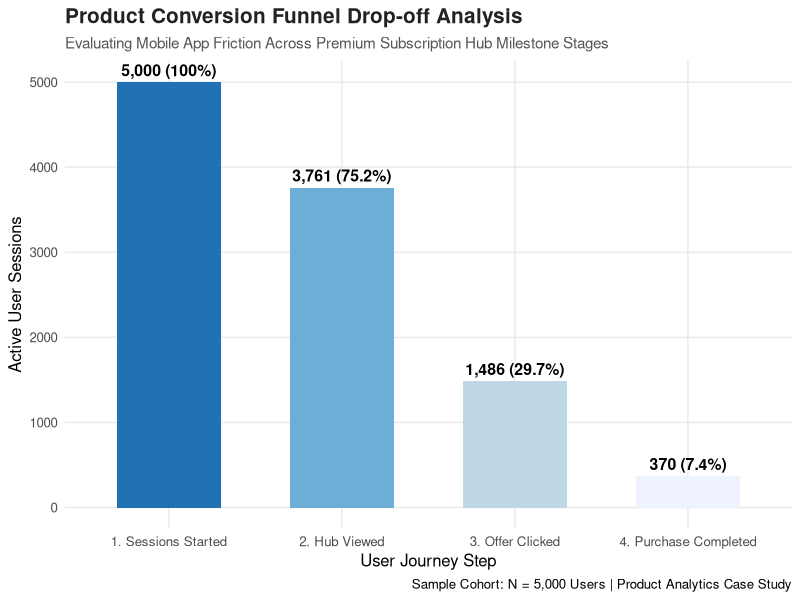
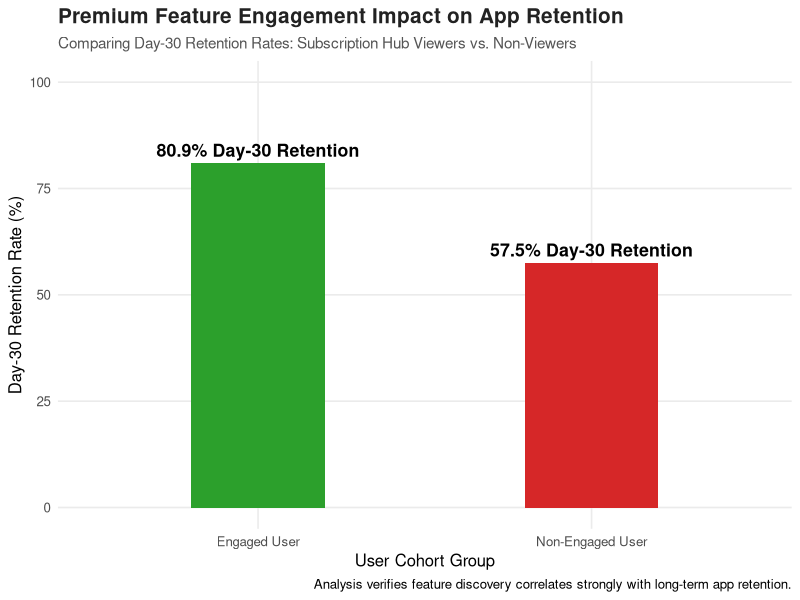
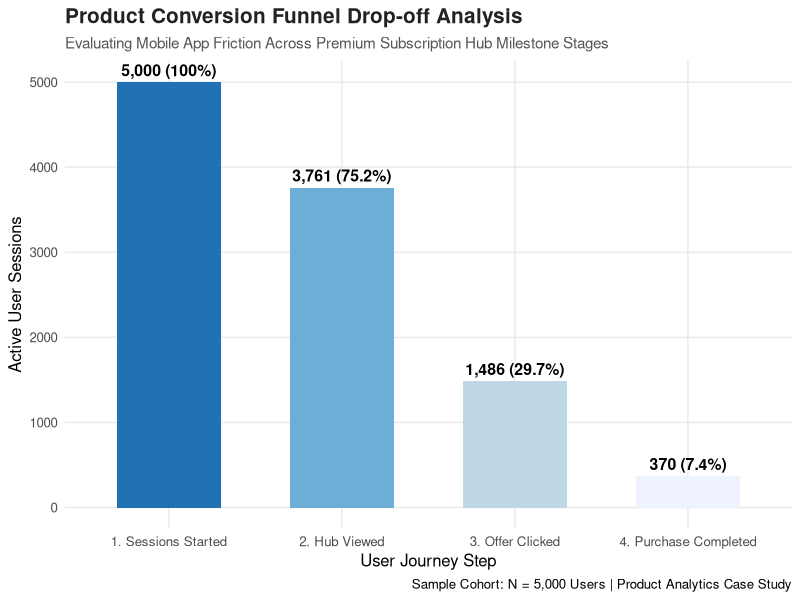

The R script that drew these images, in order: (Note: this script raises an error after producing the figures.)
# Mobile App Feature Engagement & Retention Analysis
# Product Analytics Case Study: Premium Subscription Hub Launch

# Load necessary packages
library(tidyverse)
library(scales)

setwd("C:/Users/Brighton/OneDrive/Documents/GitHub/Mobile-Feature-Engagement-Analysis")

# ==========================================
# 1. DATA SIMULATION (Building Event Logs)
# ==========================================
set.seed(42) # Ensures reproducibility
n_users <- 5000

print("Initializing database generation for mobile app user sessions...")

user_behavior_data <- tibble(
  User_ID = 10000 + 1:n_users,
  Device = sample(c("iOS", "Android"), n_users, replace = TRUE, prob = c(0.6, 0.4)),
  Acquisition_Channel = sample(c("Paid Ads", "Organic Search", "Referral"), n_users, replace = TRUE, prob = c(0.5, 0.3, 0.2)),
  
  # Tracking conversion funnel steps (1 = Yes, 0 = Dropped Off)
  Step1_Open_App = 1,
  Step2_View_Subscription_Hub = rbinom(n_users, 1, 0.75),    # 75% transition rate
  Step3_Click_Subscription_Offer = rbinom(n_users, 1, 0.40), # 40% click rate
  Step4_Complete_Purchase = rbinom(n_users, 1, 0.25)        # 25% final conversion rate
) %>%
  # Enforce logical funnel dependencies (cannot complete a step if dropped out earlier)
  mutate(
    Step3_Click_Subscription_Offer = if_else(Step2_View_Subscription_Hub == 0, 0, Step3_Click_Subscription_Offer),
    Step4_Complete_Purchase = if_else(Step3_Click_Subscription_Offer == 0, 0, Step4_Complete_Purchase),
    
    # Core Feature Engagement Grouping
    Engaged_With_Hub = if_else(Step2_View_Subscription_Hub == 1, "Engaged User", "Non-Engaged User"),
    
    # Simulate Retention (Users who discover the hub feature retain at a higher percentage)
    Base_Retention_Prob = if_else(Engaged_With_Hub == "Engaged User", 0.815, 0.567),
    Day_30_Retained = rbinom(n_users, 1, Base_Retention_Prob)
  )

# ==========================================
# 2. PRODUCT METRICS PIPELINE (Aggregation)
# ==========================================

print("Aggregating journey logs into milestone conversion metrics...")

# Calculate total users at each stage for funnel tracking
funnel_summary <- user_behavior_data %>%
  summarise(
    `1. Sessions Started` = sum(Step1_Open_App),
    `2. Hub Viewed` = sum(Step2_View_Subscription_Hub),
    `3. Offer Clicked` = sum(Step3_Click_Subscription_Offer),
    `4. Purchase Completed` = sum(Step4_Complete_Purchase)
  ) %>%
  pivot_longer(cols = everything(), names_to = "Funnel_Stage", values_to = "User_Count") %>%
  mutate(Conversion_Rate = (User_Count / n_users) * 100)

print(funnel_summary)

# ==========================================
# 3. HIGH-IMPACT PRODUCT VISUALIZATIONS
# ==========================================

print("Plotting User Conversion Funnel...")

# Chart 1: Funnel Drop-off Plot
ggplot(funnel_summary, aes(x = reorder(Funnel_Stage, -User_Count), y = User_Count, fill = Funnel_Stage)) +
  geom_bar(stat = "identity", width = 0.6, show.legend = FALSE) +
  geom_text(aes(label = paste0(comma(User_Count), " (", round(Conversion_Rate, 1), "%)")), 
            vjust = -0.5, fontface = "bold", size = 4) +
  scale_fill_brewer(palette = "Blues", direction = -1) +
  theme_minimal(base_size = 12) +
  labs(
    title = "Product Conversion Funnel Drop-off Analysis",
    subtitle = "Evaluating Mobile App Friction Across Premium Subscription Hub Milestone Stages",
    x = "User Journey Step",
    y = "Active User Sessions",
    caption = "Sample Cohort: N = 5,000 Users | Product Analytics Case Study"
  ) +
  theme(
    plot.title = element_text(face = "bold", size = 15, color = "#222222"),
    plot.subtitle = element_text(size = 11, color = "#555555"),
    panel.grid.minor = element_blank()
  )

# Force export directly into the working directory folder
ggsave(filename = paste0(getwd(), "/product_funnel_chart.png"), width = 9, height = 5.5, dpi = 300)


print("Plotting Cohort Retention Comparison...")

# Aggregate data for cohort retention tracking
retention_summary <- user_behavior_data %>%
  group_by(Engaged_With_Hub) %>%
  summarise(
    Total_Users = n(),
    Retained_Users = sum(Day_30_Retained),
    Retention_Rate = (Retained_Users / Total_Users) * 100
  )

# Chart 2: Retention Comparison Plot
ggplot(retention_summary, aes(x = Engaged_With_Hub, y = Retention_Rate, fill = Engaged_With_Hub)) +
  geom_bar(stat = "identity", width = 0.4, show.legend = FALSE) +
  geom_text(aes(label = paste0(round(Retention_Rate, 1), "% Day-30 Retention")), 
            vjust = -0.5, fontface = "bold", size = 4.5) +
  scale_fill_manual(values = c("Engaged User" = "#2ca02c", "Non-Engaged User" = "#d62728")) +
  ylim(0, 100) +
  theme_minimal(base_size = 12) +
  labs(
    title = "Premium Feature Engagement Impact on App Retention",
    subtitle = "Comparing Day-30 Retention Rates: Subscription Hub Viewers vs. Non-Viewers",
    x = "User Cohort Group",
    y = "Day-30 Retention Rate (%)",
    caption = "Analysis verifies feature discovery correlates strongly with long-term app retention."
  ) +
  theme(
    plot.title = element_text(face = "bold", size = 15, color = "#222222"),
    plot.subtitle = element_text(size = 11, color = "#555555"),
    panel.grid.minor = element_blank()
  )

# Absolute Path Fix: Forcing images into the exact folder where this script lives
current_folder <- dirname(rstudioapi::getSourceEditorContext()$path)
# Saving directly to the core C drive folder to bypass OneDrive lockouts
ggsave(filename = "C:/Users/Brighton/product_funnel_chart.png", width = 9, height = 5.5, dpi = 300)
ggsave(filename = "C:/Users/Brighton/feature_retention_impact.png", width = 9, height = 5.5, dpi = 300)

print("Pipeline execution complete! Both charts deployed directly to your repository path.")

# PART 2

# Install and load the power analysis library
if(!require(pwr)) install.packages("pwr")
library(pwr)

# Define baseline funnel metrics
baseline_conversion <- 0.45  # 45% mid-funnel conversion
target_conversion <- 0.50    # 50% target (5% absolute lift)

# Calculate Cohen's h effect size for proportions
effect_size <- pwr.2p.test(h = ES.h(baseline_conversion, target_conversion), 
                           sig.level = 0.05, 
                           power = 0.80)

print(effect_size)
# This outputs the exact sample size required per variant (Treatment vs. Control)

#PART 3

library(ggplot2)

# Simulated actual experiment results based on power calculations
# Group A: Control (Old Flow) | Group B: Treatment (Interactive Tool-tip)
experiment_data <- matrix(c(1450, 1750,  # Group A: Converted (1450), Dropped (1750) -> Total: 3200
                            1632, 1568), # Group B: Converted (1632), Dropped (1568) -> Total: 3200
                          nrow = 2, byrow = TRUE,
                          dimnames = list(Group = c("Control_A", "Treatment_B"),
                                          Outcome = c("Converted", "Dropped")))

# Statistical Verification via Chi-Square Test
chisq_result <- chisq.test(experiment_data)
print(chisq_result)

# Generate a publication-quality statistical visual for recruiters
df_plot <- data.frame(
  Group = c("Control A", "Control A", "Treatment B", "Treatment B"),
  Outcome = c("Converted", "Dropped", "Converted", "Dropped"),
  Count = c(1450, 1750, 1632, 1568)
)

# Calculate percentages for the visualization
df_plot$Percentage <- c(1450/3200, 1750/3200, 1632/3200, 1568/3200) * 100

ggplot(df_plot, aes(x = Group, y = Percentage, fill = Outcome)) +
  geom_bar(stat = "identity", position = "stack", width = 0.6) +
  geom_text(aes(label = paste0(round(Percentage, 1), "%")), 
            position = position_stack(vjust = 0.5), color = "white", fontface = "bold") +
  scale_fill_manual(values = c("#1f77b4", "#d62728")) +
  labs(title = "A/B Test Results: Interactive Tool-tip Engagement Lift",
       subtitle = paste("Chi-Square p-value:", round(chisq_result$p.value, 4), "(Statistically Significant)"),
       x = "User Cohort Variant", y = "Conversion Composition (%)") +
  theme_minimal()

# Save image directly to manual copy directory
ggsave("C:/Users/Brighton/ab_test_experiment_results.png", width = 8, height = 5, dpi = 300)
